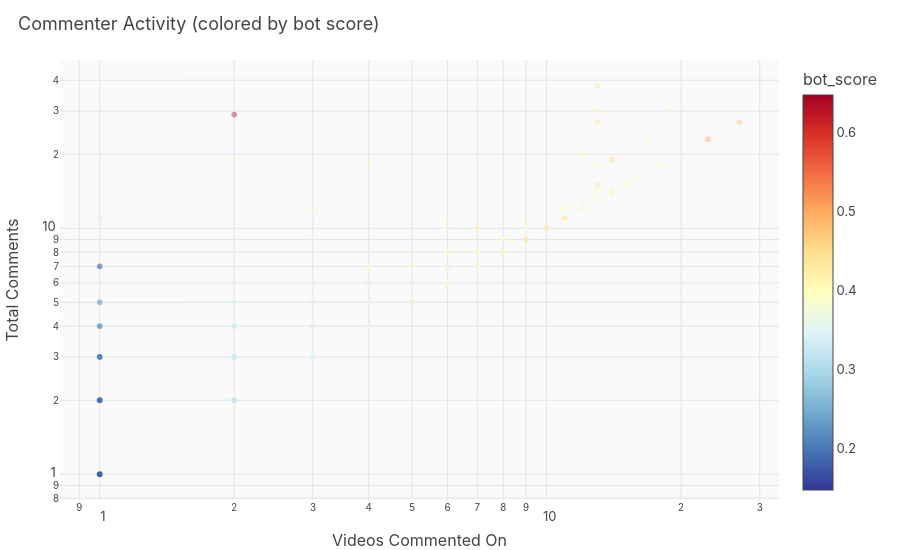

Write notebook code for a chart like this one.
### Code cell
# Activity scatter: comment count vs video count
sample = bot_df.sample(min(10000, len(bot_df)), random_state=42)
fig = px.scatter(sample, x='video_count', y='comment_count',
    color='bot_score', color_continuous_scale='RdYlBu_r',
    title='Commenter Activity (colored by bot score)',
    log_x=True, log_y=True, opacity=0.4,
    labels={'video_count': 'Videos Commented On', 'comment_count': 'Total Comments'})
fig.update_layout(height=550, width=900)
fig.show()

### Figure 1 — Plotly figure (JSON) as saved in the notebook; plotly's stock layout.template omitted (floating-point values rounded to 4 significant figures; data arrays with more than 128 entries replaced by an {"elided": "..."} marker saying what was removed)
{"data": [{"hovertemplate": "Videos Commented On=%{x}<br>Total Comments=%{y}<br>bot_score=%{marker.color}<extra></extra>", "legendgroup": "", "marker": {"color": {"elided": "10000 float values"}, "coloraxis": "coloraxis", "opacity": 0.4, "symbol": "circle"}, "mode": "markers", "name": "", "showlegend": false, "type": "scattergl", "x": {"elided": "10000 int values"}, "xaxis": "x", "y": {"elided": "10000 int values"}, "yaxis": "y"}], "layout": {"coloraxis": {"colorbar": {"title": {"text": "bot_score"}}, "colorscale": [[0.0, "rgb(49,54,149)"], [0.1, "rgb(69,117,180)"], [0.2, "rgb(116,173,209)"], [0.3, "rgb(171,217,233)"], [0.4, "rgb(224,243,248)"], [0.5, "rgb(255,255,191)"], [0.6, "rgb(254,224,144)"], [0.7, "rgb(253,174,97)"], [0.8, "rgb(244,109,67)"], [0.9, "rgb(215,48,39)"], [1.0, "rgb(165,0,38)"]]}, "height": 550, "legend": {"tracegroupgap": 0}, "title": {"text": "Commenter Activity (colored by bot score)"}, "width": 900, "xaxis": {"anchor": "y", "domain": [0.0, 1.0], "title": {"text": "Videos Commented On"}, "type": "log"}, "yaxis": {"anchor": "x", "domain": [0.0, 1.0], "title": {"text": "Total Comments"}, "type": "log"}}}
